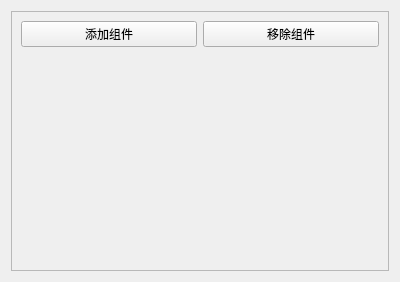
<?xml version="1.0" encoding="UTF-8"?>
<ui version="4.0">
 <class>ComPropertyBoard</class>
 <widget class="QWidget" name="ComPropertyBoard">
  <property name="geometry">
   <rect>
    <x>0</x>
    <y>0</y>
    <width>400</width>
    <height>282</height>
   </rect>
  </property>
  <property name="sizePolicy">
   <sizepolicy hsizetype="Preferred" vsizetype="Expanding">
    <horstretch>0</horstretch>
    <verstretch>0</verstretch>
   </sizepolicy>
  </property>
  <property name="minimumSize">
   <size>
    <width>0</width>
    <height>0</height>
   </size>
  </property>
  <property name="windowTitle">
   <string>Form</string>
  </property>
  <layout class="QGridLayout" name="gridLayout">
   <item row="0" column="0">
    <widget class="QScrollArea" name="scrollArea">
     <property name="sizePolicy">
      <sizepolicy hsizetype="Expanding" vsizetype="Expanding">
       <horstretch>0</horstretch>
       <verstretch>0</verstretch>
      </sizepolicy>
     </property>
     <property name="minimumSize">
      <size>
       <width>282</width>
       <height>0</height>
      </size>
     </property>
     <property name="horizontalScrollBarPolicy">
      <enum>Qt::ScrollBarAsNeeded</enum>
     </property>
     <property name="widgetResizable">
      <bool>true</bool>
     </property>
     <widget class="QWidget" name="scrollAreaWidgetContents">
      <property name="geometry">
       <rect>
        <x>0</x>
        <y>0</y>
        <width>380</width>
        <height>262</height>
       </rect>
      </property>
      <property name="sizePolicy">
       <sizepolicy hsizetype="Expanding" vsizetype="Preferred">
        <horstretch>0</horstretch>
        <verstretch>0</verstretch>
       </sizepolicy>
      </property>
      <property name="minimumSize">
       <size>
        <width>272</width>
        <height>0</height>
       </size>
      </property>
      <property name="maximumSize">
       <size>
        <width>16777215</width>
        <height>16777215</height>
       </size>
      </property>
      <layout class="QGridLayout" name="gridLayout_2">
       <item row="0" column="0">
        <layout class="QVBoxLayout" name="verticalLayout">
         <item>
          <layout class="QHBoxLayout" name="horizontalLayout">
           <item>
            <widget class="QPushButton" name="pushButton_add">
             <property name="sizePolicy">
              <sizepolicy hsizetype="Expanding" vsizetype="Fixed">
               <horstretch>0</horstretch>
               <verstretch>0</verstretch>
              </sizepolicy>
             </property>
             <property name="text">
              <string>添加组件</string>
             </property>
            </widget>
           </item>
           <item>
            <widget class="QPushButton" name="pushButton_remove">
             <property name="sizePolicy">
              <sizepolicy hsizetype="Expanding" vsizetype="Fixed">
               <horstretch>0</horstretch>
               <verstretch>0</verstretch>
              </sizepolicy>
             </property>
             <property name="text">
              <string>移除组件</string>
             </property>
            </widget>
           </item>
          </layout>
         </item>
         <item>
          <spacer name="verticalSpacer">
           <property name="orientation">
            <enum>Qt::Vertical</enum>
           </property>
           <property name="sizeHint" stdset="0">
            <size>
             <width>20</width>
             <height>211</height>
            </size>
           </property>
          </spacer>
         </item>
        </layout>
       </item>
      </layout>
     </widget>
    </widget>
   </item>
  </layout>
 </widget>
 <resources/>
 <connections/>
</ui>
